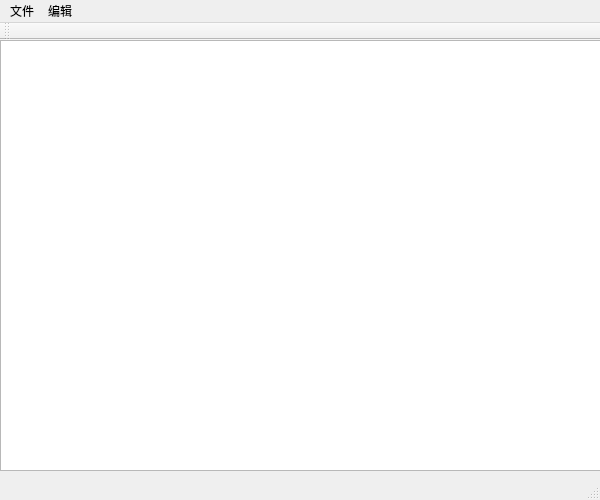
<?xml version="1.0" encoding="UTF-8"?>
<ui version="4.0">
 <class>Notepad</class>
 <widget class="QMainWindow" name="Notepad">
  <property name="geometry">
   <rect>
    <x>0</x>
    <y>0</y>
    <width>600</width>
    <height>500</height>
   </rect>
  </property>
  <property name="windowTitle">
   <string>Notepad</string>
  </property>
  <widget class="QWidget" name="centralWidget">
   <widget class="QTextEdit" name="textEdit">
    <property name="geometry">
     <rect>
      <x>0</x>
      <y>0</y>
      <width>601</width>
      <height>431</height>
     </rect>
    </property>
    <property name="verticalScrollBarPolicy">
     <enum>Qt::ScrollBarAsNeeded</enum>
    </property>
    <property name="horizontalScrollBarPolicy">
     <enum>Qt::ScrollBarAsNeeded</enum>
    </property>
   </widget>
  </widget>
  <widget class="QMenuBar" name="menuBar">
   <property name="geometry">
    <rect>
     <x>0</x>
     <y>0</y>
     <width>600</width>
     <height>23</height>
    </rect>
   </property>
   <widget class="QMenu" name="menu">
    <property name="title">
     <string>文件</string>
    </property>
    <addaction name="action_new"/>
    <addaction name="action_open"/>
    <addaction name="action_save"/>
    <addaction name="action_saveas"/>
    <addaction name="action_exit"/>
   </widget>
   <widget class="QMenu" name="menu_3">
    <property name="title">
     <string>编辑</string>
    </property>
    <widget class="QMenu" name="menu_5">
     <property name="title">
      <string>字体</string>
     </property>
     <addaction name="action_songti"/>
     <addaction name="action_kaiti"/>
     <addaction name="action_heiti"/>
     <addaction name="action_ankai"/>
    </widget>
    <widget class="QMenu" name="menu_4">
     <property name="title">
      <string>字色</string>
     </property>
     <addaction name="action_red"/>
     <addaction name="action_blue"/>
     <addaction name="action_yellow"/>
     <addaction name="action_green"/>
     <addaction name="action_black_default"/>
    </widget>
    <widget class="QMenu" name="menu_6">
     <property name="title">
      <string>字号</string>
     </property>
     <addaction name="action8"/>
     <addaction name="action10"/>
     <addaction name="action12"/>
     <addaction name="action16"/>
    </widget>
    <addaction name="menu_5"/>
    <addaction name="menu_4"/>
    <addaction name="action_B"/>
    <addaction name="action_L"/>
    <addaction name="menu_6"/>
   </widget>
   <addaction name="menu"/>
   <addaction name="menu_3"/>
  </widget>
  <widget class="QToolBar" name="mainToolBar">
   <attribute name="toolBarArea">
    <enum>TopToolBarArea</enum>
   </attribute>
   <attribute name="toolBarBreak">
    <bool>false</bool>
   </attribute>
  </widget>
  <widget class="QStatusBar" name="statusBar"/>
  <action name="action_new">
   <property name="text">
    <string>新建</string>
   </property>
   <property name="shortcut">
    <string>Ctrl+N</string>
   </property>
  </action>
  <action name="action_open">
   <property name="text">
    <string>打开</string>
   </property>
   <property name="shortcut">
    <string>Ctrl+Shift+N</string>
   </property>
  </action>
  <action name="action_save">
   <property name="text">
    <string>保存</string>
   </property>
   <property name="shortcut">
    <string>Ctrl+S</string>
   </property>
  </action>
  <action name="action_saveas">
   <property name="text">
    <string>另存为</string>
   </property>
   <property name="shortcut">
    <string>Ctrl+Alt+S</string>
   </property>
  </action>
  <action name="action_exit">
   <property name="text">
    <string>退出</string>
   </property>
   <property name="shortcut">
    <string>Ctrl+Q</string>
   </property>
  </action>
  <action name="action_setup">
   <property name="text">
    <string>字体设置</string>
   </property>
  </action>
  <action name="action_author">
   <property name="text">
    <string>关于</string>
   </property>
  </action>
  <action name="action_red">
   <property name="text">
    <string>red</string>
   </property>
  </action>
  <action name="action_blue">
   <property name="text">
    <string>blue</string>
   </property>
  </action>
  <action name="action_green">
   <property name="text">
    <string>green</string>
   </property>
  </action>
  <action name="action_black_default">
   <property name="text">
    <string>black(default)</string>
   </property>
  </action>
  <action name="action_songti">
   <property name="text">
    <string>宋体</string>
   </property>
  </action>
  <action name="action_kaiti">
   <property name="text">
    <string>明楷</string>
   </property>
  </action>
  <action name="action_heiti">
   <property name="text">
    <string>黑体</string>
   </property>
  </action>
  <action name="action_B">
   <property name="text">
    <string>加粗</string>
   </property>
   <property name="shortcut">
    <string>Ctrl+B</string>
   </property>
  </action>
  <action name="action_L">
   <property name="text">
    <string>斜体</string>
   </property>
   <property name="shortcut">
    <string>Ctrl+L</string>
   </property>
  </action>
  <action name="action_ankai">
   <property name="text">
    <string>暗楷</string>
   </property>
  </action>
  <action name="action8">
   <property name="text">
    <string>8(defalult)</string>
   </property>
  </action>
  <action name="action10">
   <property name="text">
    <string>10</string>
   </property>
  </action>
  <action name="action12">
   <property name="text">
    <string>12</string>
   </property>
  </action>
  <action name="action16">
   <property name="text">
    <string>16</string>
   </property>
  </action>
  <action name="action_homepage">
   <property name="text">
    <string>码云主页</string>
   </property>
  </action>
  <action name="action_update">
   <property name="text">
    <string>更新页面</string>
   </property>
  </action>
  <action name="action_yellow">
   <property name="text">
    <string>yellow</string>
   </property>
  </action>
 </widget>
 <layoutdefault spacing="6" margin="11"/>
 <resources/>
 <connections/>
</ui>
